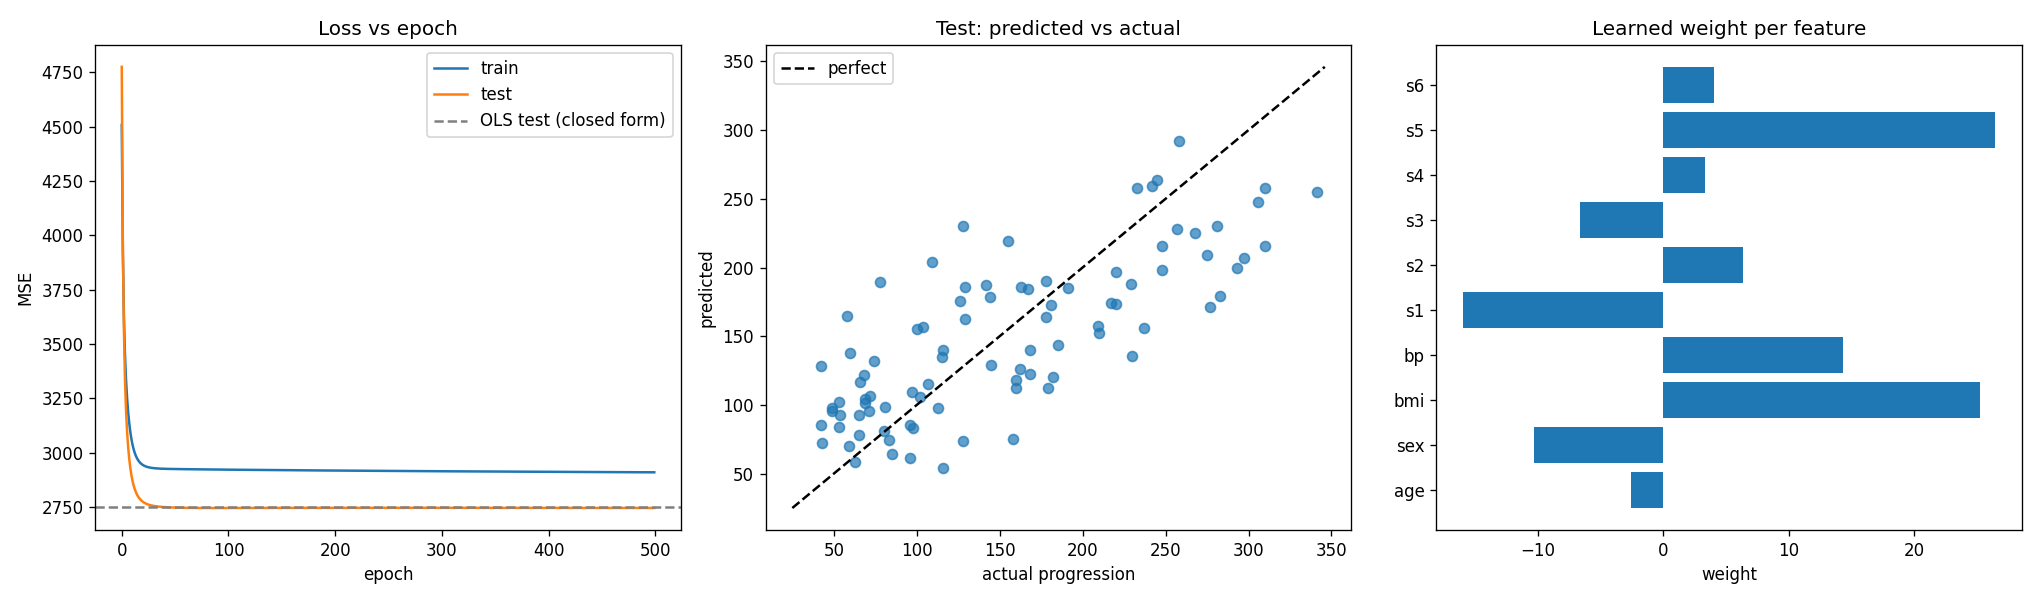

This figure's Python source:
"""
Backpropagation on the sklearn diabetes dataset: y = ReLU(X @ w + b)

Same idea as backprop.py, but with 10 input features instead of one x, so
"m" becomes a weight vector w (one weight per feature) and the per-row dm
becomes a per-feature gradient.

  forward :  z = X @ w + b ;  guess = relu(z)
  backward:  dz = (guess - y)/N * (z > 0)
             dw = X.T @ dz        (one entry per feature, replaces "dm")
             db = dz.sum()
"""
import torch
import matplotlib.pyplot as plt
from sklearn.datasets import load_diabetes

torch.manual_seed(0)

LR = 0.1
EPOCHS = 500
L2 = 0.0   # set > 0 for Ridge-style weight decay (adds L2 * w to dw)

# ---------------------------------------------------------------------------
# Data: 442 samples, 10 features. sklearn's features are already centered and
# scaled, but with tiny magnitudes (~0.05), which makes gradient descent
# slow. We re-standardize to unit variance using *training* statistics only.
# ---------------------------------------------------------------------------
data = load_diabetes()
X_all = torch.tensor(data.data, dtype=torch.float32)
y_all = torch.tensor(data.target, dtype=torch.float32)   # range ~25..346, always > 0

perm = torch.randperm(len(X_all))
n_train = int(0.8 * len(X_all))
tr, te = perm[:n_train], perm[n_train:]
mean, std = X_all[tr].mean(0), X_all[tr].std(0)
X_train, y_train = (X_all[tr] - mean) / std, y_all[tr]
X_test, y_test = (X_all[te] - mean) / std, y_all[te]


def forward(X, w, b):
    z = X @ w + b
    return z, torch.relu(z)


def backprop_step(w, b, X, y, lr, l2=0.0):
    """One manual forward + backward + gradient descent step. Returns new (w, b, loss)."""
    z, guess = forward(X, w, b)
    loss = 0.5 * ((guess - y) ** 2).mean() + 0.5 * l2 * (w ** 2).sum()

    dloss_dguess = (guess - y) / len(X)     # d(loss)/d(guess), shape (N,)
    dguess_dz = (z > 0).float()             # ReLU derivative
    dz = dloss_dguess * dguess_dz           # d(loss)/d(z)
    dw = X.T @ dz + l2 * w                  # dz/dw = X  -> shape (10,)
    db = dz.sum()                           # dz/db = 1

    return w - lr * dw, b - lr * db, loss.item(), dw, db


def mse(X, y, w, b):
    return ((forward(X, w, b)[1] - y) ** 2).mean().item()


# Init: small random weights; bias at mean(y) so z > 0 for (almost) every
# sample. Starting with z <= 0 everywhere would be a "dead ReLU" (no gradient).
w = torch.randn(10) * 0.01
b = y_train.mean().clone()

# ---------------------------------------------------------------------------
# Check manual gradients against autograd on the first step
# ---------------------------------------------------------------------------
w_ag = w.clone().requires_grad_(True)
b_ag = b.clone().requires_grad_(True)
loss_ag = 0.5 * ((forward(X_train, w_ag, b_ag)[1] - y_train) ** 2).mean() + 0.5 * L2 * (w_ag ** 2).sum()
loss_ag.backward()
_, _, _, dw0, db0 = backprop_step(w, b, X_train, y_train, LR, L2)
print(f"grad check  max|dw manual - autograd| = {(dw0 - w_ag.grad).abs().max():.2e}, "
      f"|db diff| = {(db0 - b_ag.grad).abs():.2e}\n")

# ---------------------------------------------------------------------------
# Train
# ---------------------------------------------------------------------------
train_losses, test_losses = [], []
for epoch in range(EPOCHS):
    w, b, loss, _, _ = backprop_step(w, b, X_train, y_train, LR, L2)
    train_losses.append(mse(X_train, y_train, w, b))
    test_losses.append(mse(X_test, y_test, w, b))
    if epoch % 100 == 0 or epoch == EPOCHS - 1:
        print(f"epoch {epoch:4d}  train MSE {train_losses[-1]:8.1f}  test MSE {test_losses[-1]:8.1f}")

# Baselines for context: always predicting the training mean, and the
# closed-form least squares solution (no ReLU).
baseline = ((y_test - y_train.mean()) ** 2).mean().item()
A = torch.cat([X_train, torch.ones(n_train, 1)], 1)
sol = torch.linalg.lstsq(A, y_train.unsqueeze(1)).solution.squeeze()
ols_test = ((torch.cat([X_test, torch.ones(len(X_test), 1)], 1) @ sol - y_test) ** 2).mean().item()
print(f"\ntest MSE: ours {test_losses[-1]:.1f} | closed-form OLS {ols_test:.1f} | predict-the-mean {baseline:.1f}")

# ---------------------------------------------------------------------------
# Visualization
# ---------------------------------------------------------------------------
fig, (ax_loss, ax_pred, ax_w) = plt.subplots(1, 3, figsize=(17, 5))

ax_loss.plot(train_losses, label="train")
ax_loss.plot(test_losses, label="test")
ax_loss.axhline(ols_test, color="gray", ls="--", label="OLS test (closed form)")
ax_loss.set(title="Loss vs epoch", xlabel="epoch", ylabel="MSE")
ax_loss.legend()

pred = forward(X_test, w, b)[1]
ax_pred.scatter(y_test, pred, alpha=0.7)
lims = [y_all.min().item(), y_all.max().item()]
ax_pred.plot(lims, lims, "k--", label="perfect")
ax_pred.set(title="Test: predicted vs actual", xlabel="actual progression", ylabel="predicted")
ax_pred.legend()

ax_w.barh(data.feature_names, w.numpy())
ax_w.set(title="Learned weight per feature", xlabel="weight")

fig.tight_layout()
fig.savefig("backprop_diabetes.png", dpi=120)
print("saved backprop_diabetes.png")
plt.show()
